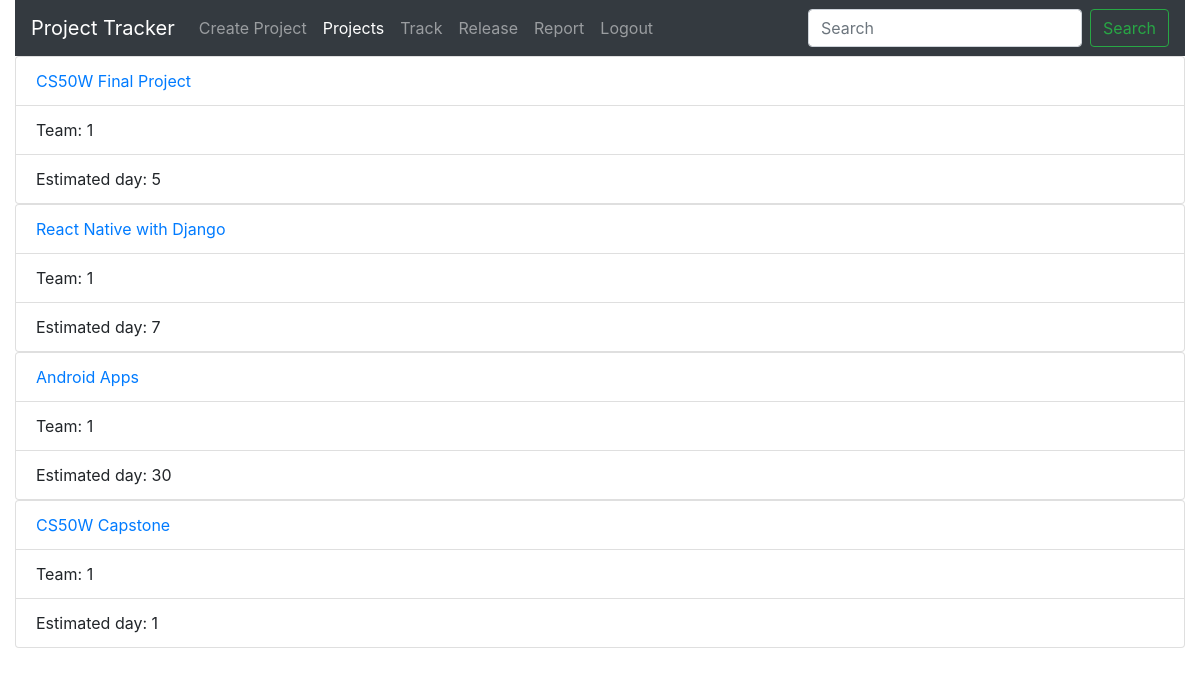
/projects (signed in), run on an earlier commit of the app's database.
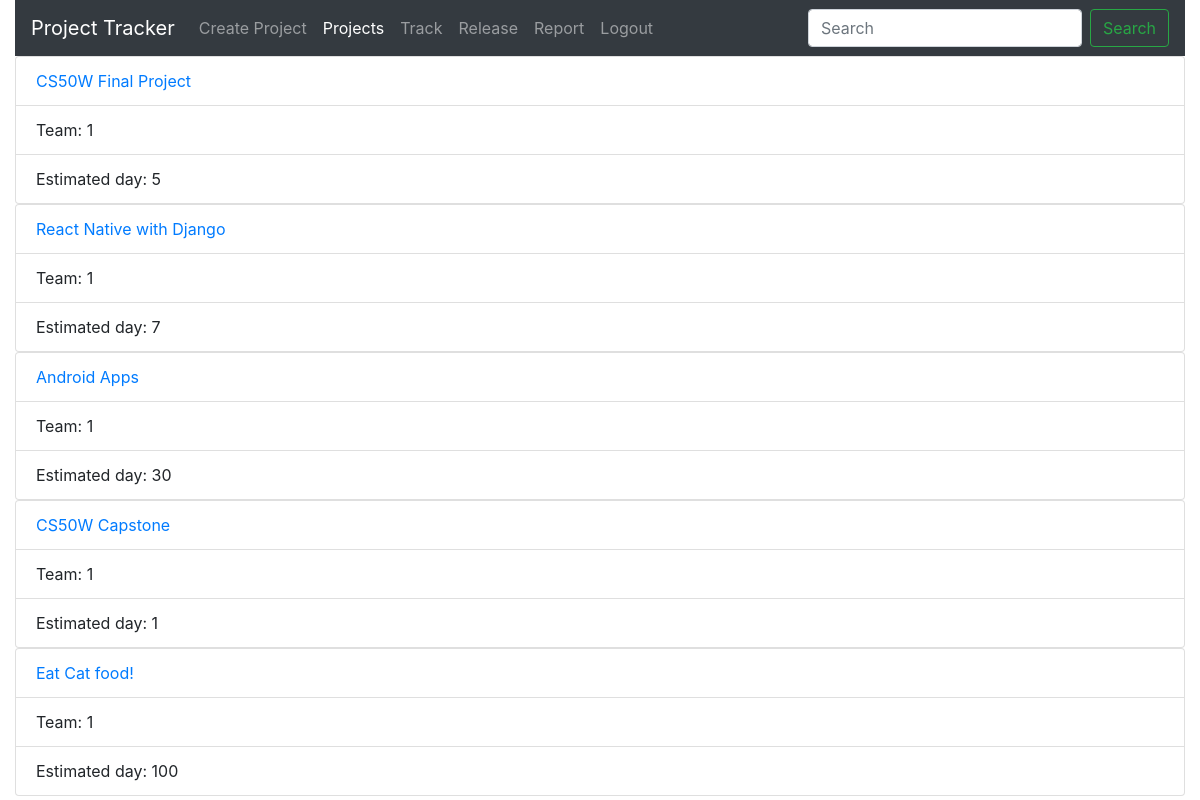
And on a later commit of the database.
### Pmanage/models.py (models this page shows)
class Project(models.Model):
    Project_name=models.CharField(max_length=64)
    team=models.IntegerField()
    complete_percentage=models.IntegerField()
    createdate=datetime.datetime.now()
    max_day=models.IntegerField()
    status=models.CharField(max_length=64,default="unrelease")

### Pmanage/views.py (the view)
# urls.py: path('projects',views.projects,name='All_Project'),
@login_required
def projects(request):
    project = Project.objects.all()
    return render(request, "Pmanage/index.html", {
        "projects": project
    })

### Pmanage/templates/Pmanage/index.html
{% extends 'Pmanage/layout.html' %}
{% block active1 %} active {% endblock active1 %}
{% block body %}
{% for p in projects %}
<ul class="list-group">
    <li class="list-group-item"><a href="{% url 'PID' p.id %}">{{p.Project_name}}</a></li>
    <li class="list-group-item">Team: {{p.team}}</li>
    <li class="list-group-item">Estimated day: {{p.max_day}}</li>
</ul>
{% endfor %}
{% endblock %}

What changed in the data, as far as the page shows it:
added Project: Project_name "Eat Cat food!", team "1", max_day "100"
